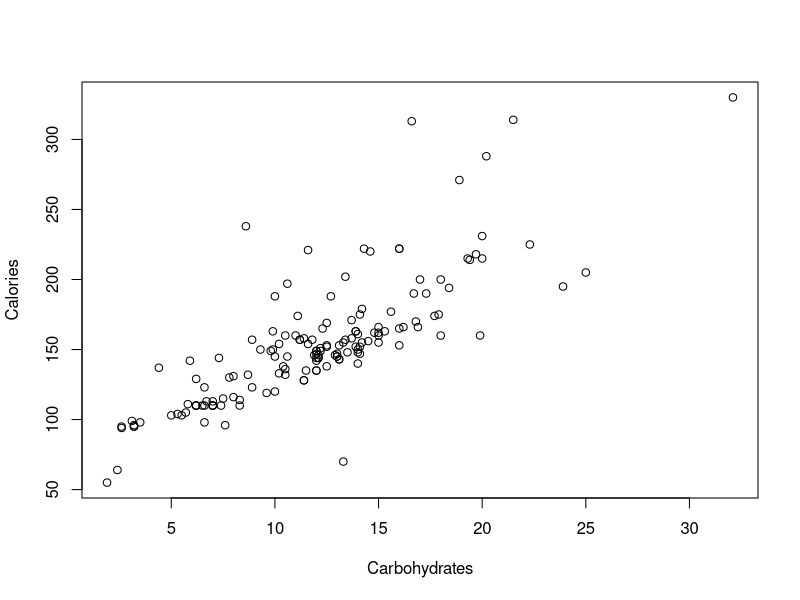
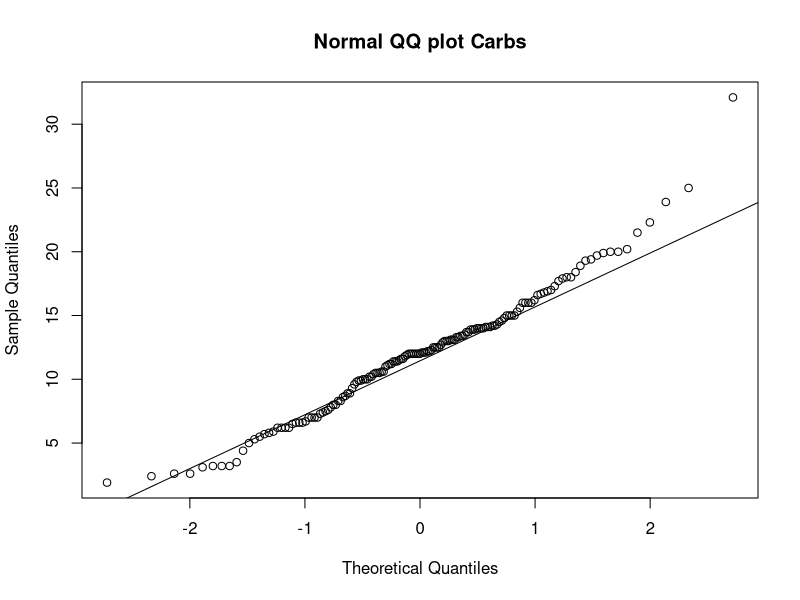
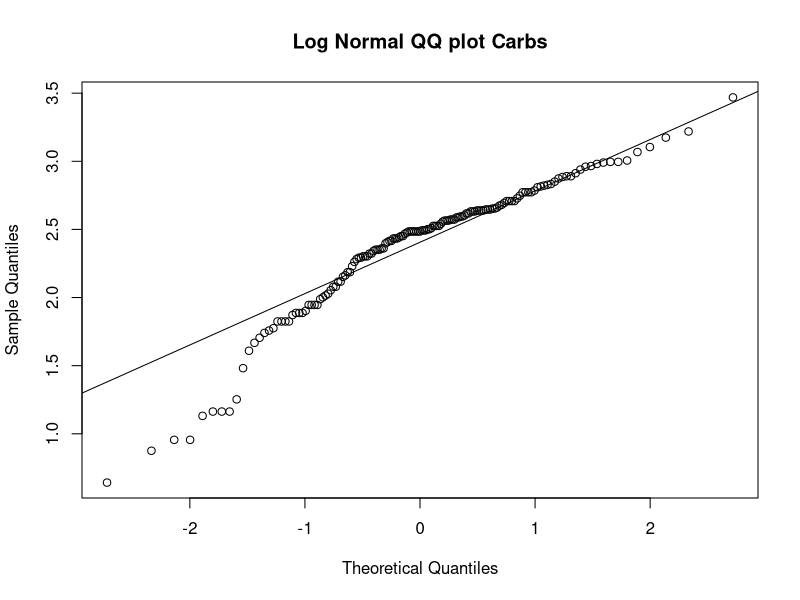
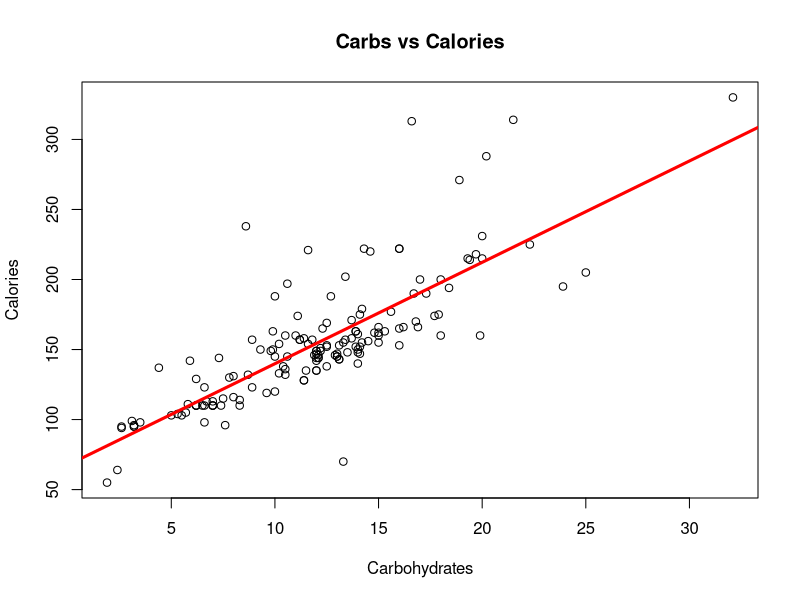

The R source for these figures, in order:
# setwd('location\of\beer.csv')

beer <- read.csv("beer.csv")
str(beer)

attach(beer)

# Getting an idea on what the data looks like
plot(Carbohydrates, Calories)

# Correlation
cor.test(Carbohydrates, Calories)

# Normality
qqnorm(Carbohydrates, main = 'Normal QQ plot Carbs')
qqline(Carbohydrates)

qqnorm(log(Carbohydrates), main = 'Log Normal QQ plot Carbs')
qqline(log(Carbohydrates))

# Linear Model
mod <- lm(Calories ~ Carbohydrates, data = beer)

# Interpreting the model
# Null hypothesis B_x = 0
# Alt. Hyp B_x != 0
summary(mod)

anova(mod)

# Getting the Coefficients of the values
plot(Carbohydrates, Calories, main = "Carbs vs Calories")
abline(mod, col = 'red', lwd = 3)

confint(mod)

# Linear Model
# Carbs = 67.5254 + Carbohydrates * 7.2368

detach(beer)
